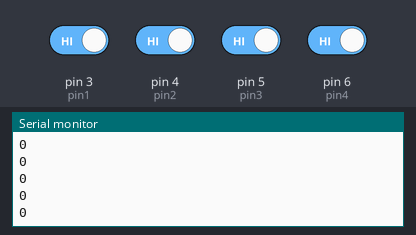
Bench run of a sketch on a simulated Arduino Uno, built with avr-gcc and run on an emulated ATmega328P. Parts: the last lines printed to the serial monitor. The test bench sets the inputs (shaded band); at power-on: pin 3 (pin1), pin 4 (pin2), pin 5 (pin3), pin 6 (pin4) HIGH.

Above: at 1.2 s.
1.3 s: pin 3 (pin1) driven LOW
At 2.3 s:
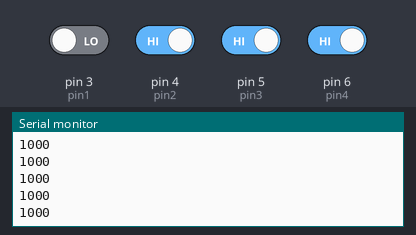
2.8 s: pin 4 (pin2) driven LOW
At 3.5 s:
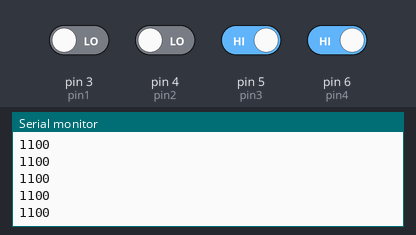
4.3 s: pin 5 (pin3) driven LOW
At 5.2 s:
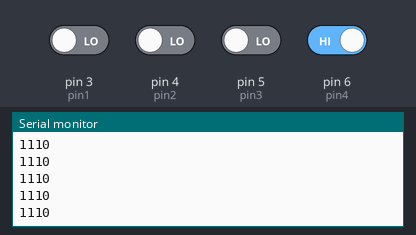
5.8 s: pin 6 (pin4) driven LOW
At 6.9 s:
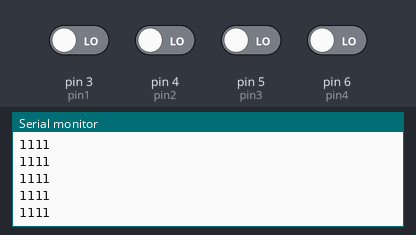
7.3 s: pin 3 (pin1) driven HIGH
At 7.9 s:
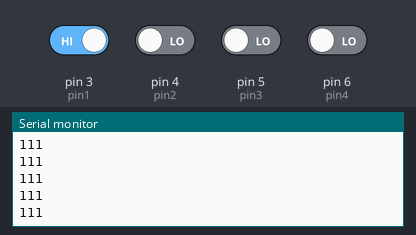
8.8 s: pin 4 (pin2) driven HIGH
Timing chart, 0 to 11.3 s (numbered marks = the images above; inputs shaded):
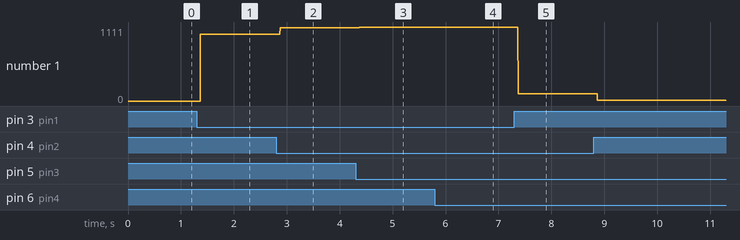

Measured:
- after the input at 1.3 s, the serial monitor: prints a new line after 0.07 s (image 1)
- after the input at 2.8 s, the serial monitor: prints a new line after 0.07 s (image 2)
- after the input at 4.3 s, the serial monitor: prints a new line after 0.07 s (image 3)
- after the input at 5.8 s, the serial monitor: prints a new line after 0.07 s (image 4)
- after the input at 7.3 s, the serial monitor: prints a new line after 0.07 s (image 5)
- plotted number 1: 0 → 1000 after the input at 1.3 s, 1000 → 1100 after the input at 2.8 s, 1100 → 1110 after the input at 4.3 s, 1110 → 1111 after the input at 5.8 s, 1111 → 111 after the input at 7.3 s

The sketch:

dip_test.ino
```cpp
#include "Dip.h"
#define pin1 3 // номера контактов для dip переключателя
#define pin2 4
#define pin3 5
#define pin4 6

byte addresBoard; // переменная для хранения адреса платы;

Dip dip(pin1, pin2, pin3, pin4); // объект dip класса Dip, передаем значения пинов dip переключателя

void setup() {
  Serial.begin(9600); // последовательный интерфейс для проверки

}

void loop() {
  addresBoard = dip.getAddres(addresBoard); //метод к объекту возвращается адрес платы
  Serial.println(addresBoard, BIN); // вывод в послед. порт значения адреса в двоичной форме
}
```

Dip.cpp
```cpp
#include <Arduino.h>
#include "Dip.h"

Dip::Dip(int pin1, int pin2, int pin3, int pin4) {
  pinMode(pin1, INPUT);
  pinMode(pin2, INPUT);
  pinMode(pin3, INPUT);
  pinMode(pin4, INPUT);
  _pin1 = pin1;
  _pin2 = pin2;
  _pin3 = pin3;
  _pin4 = pin4;
}

byte Dip::getAddres(byte addres) { // реализация метода getAddres

  if (!digitalRead(_pin1)) //если true
    bitWrite(addres, 3, 1); //ставим 1 в третьем бите addres байта
  else                      // иначе
    bitWrite(addres, 3, 0); //0 в третьем бите
  if (!digitalRead(_pin2))
    bitWrite(addres, 2, 1);
  else
    bitWrite(addres, 2, 0);
  if (!digitalRead(_pin3))
    bitWrite(addres, 1, 1);
  else
    bitWrite(addres, 1, 0);
  if (!digitalRead(_pin4))
    bitWrite(addres, 0, 1);
  else
    bitWrite(addres, 0, 0);
  return addres; //возвращаем значение адреса


}
```

Dip.h
```cpp
#include <Arduino.h>
#ifndef Dip_h
#define Dip_h


class Dip {
  public:
    Dip(int pin1, int pin2, int pin3, int pin4);
    byte getAddres(byte addres);
  private:
    int _pin1, _pin2, _pin3, _pin4;
};
#endif
```
